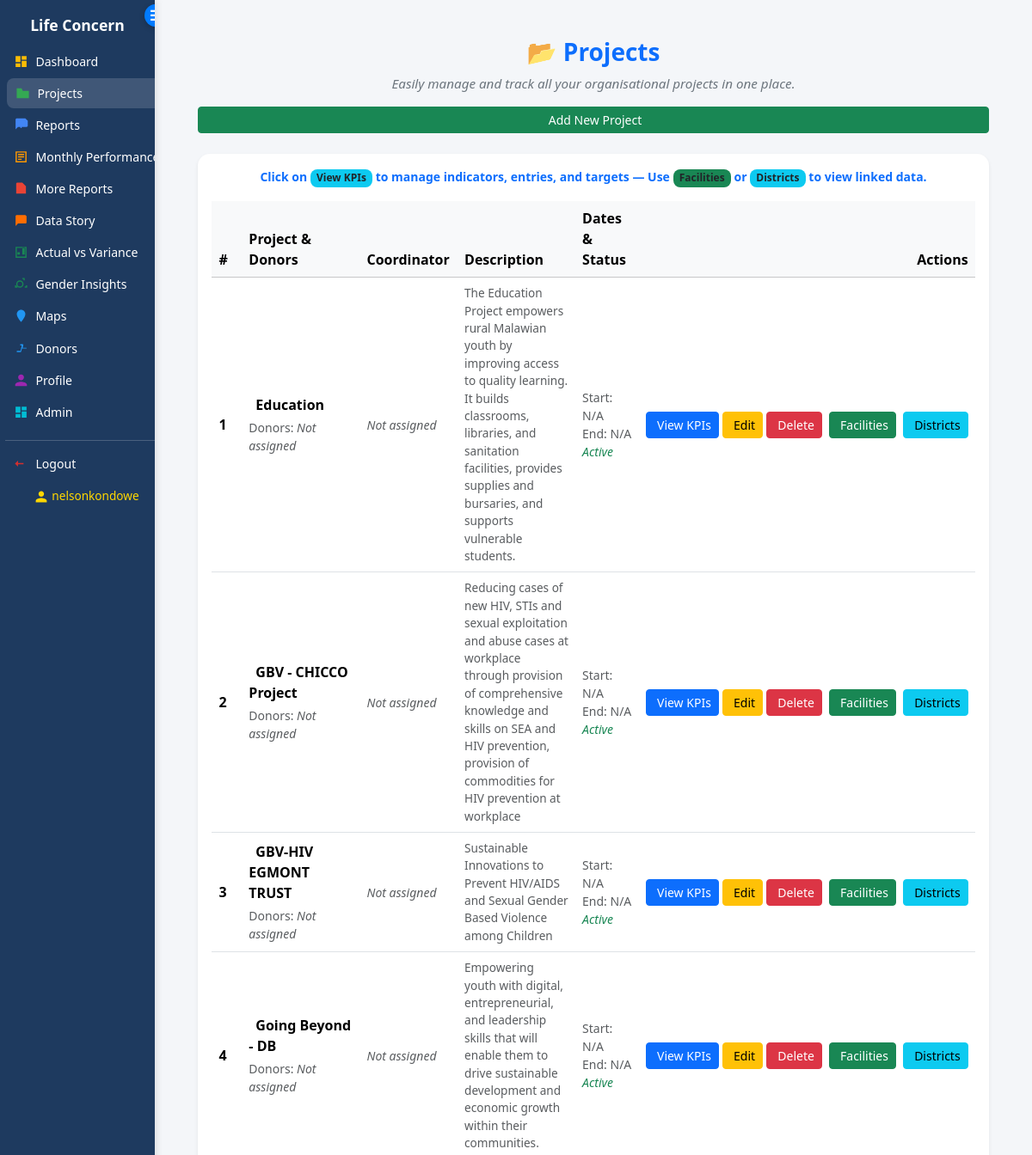
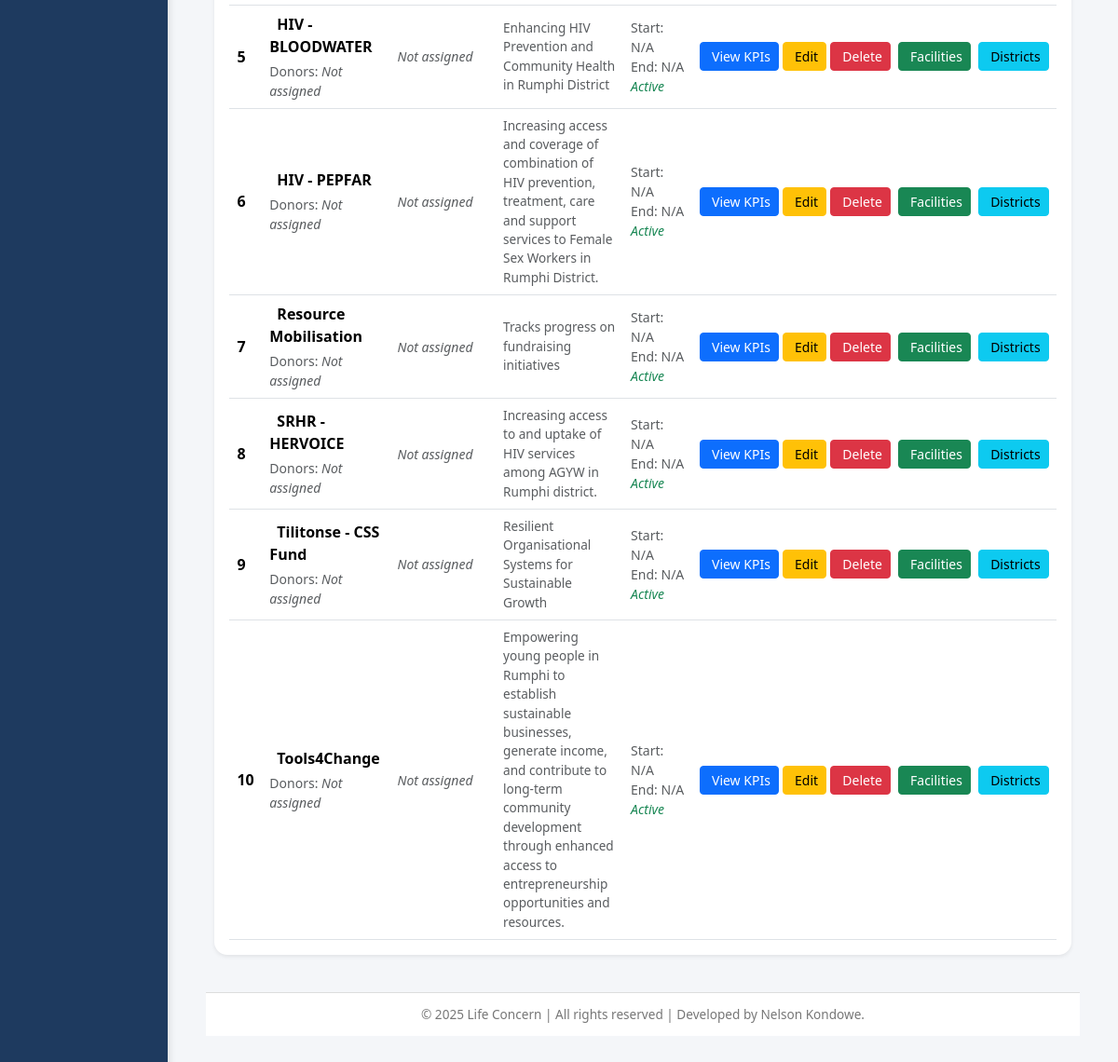
The app's page /projects/ (signed in), older data (2 pictures, top to bottom).
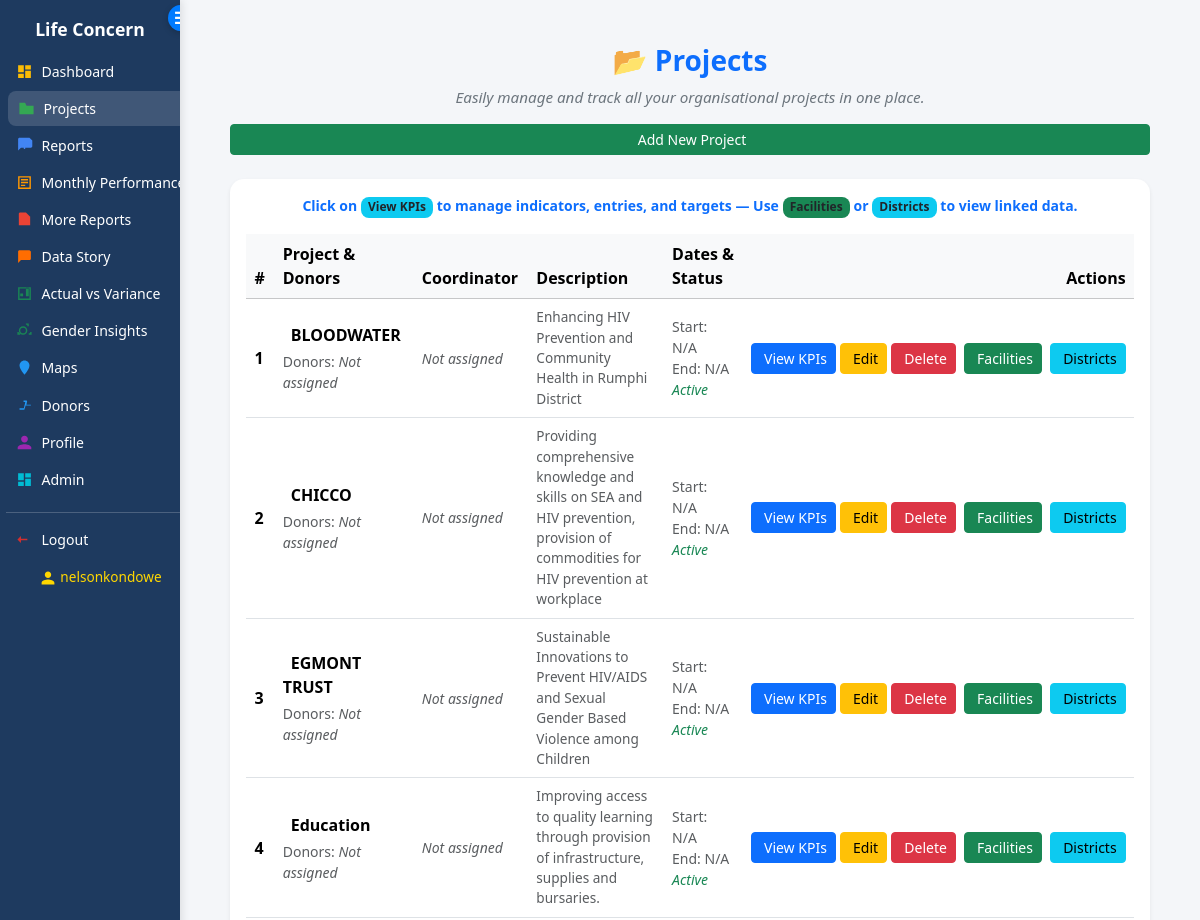
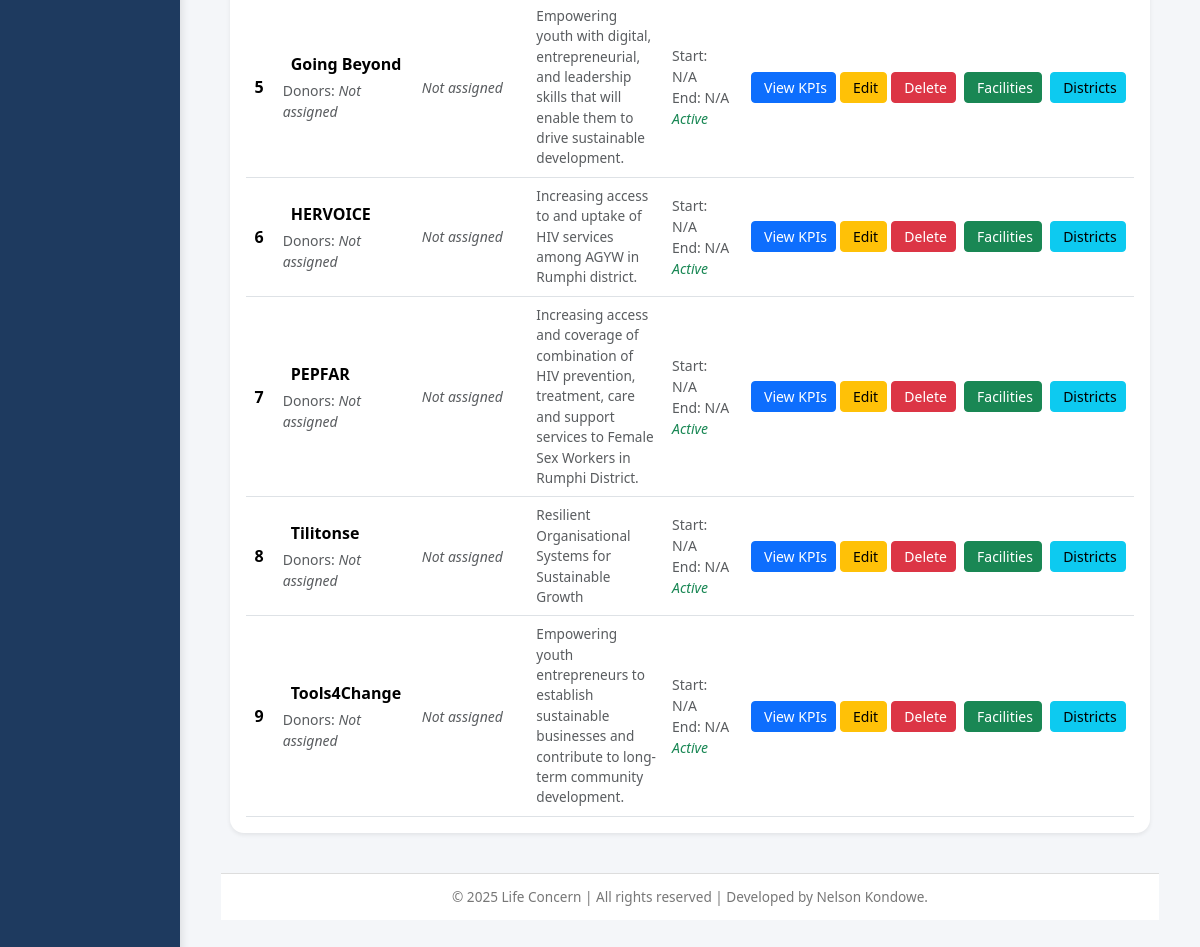
The same page, newer data (2 pictures, top to bottom).
### core/models.py (models this page shows, shortened)
class Project(models.Model):
    name = models.CharField(max_length=200, unique=True)
    description = models.TextField(blank=True)
    start_date = models.DateField(null=True, blank=True)
    end_date = models.DateField(null=True, blank=True)
    is_active = models.BooleanField(default=True)
    main_donor = models.ForeignKey(
        Donor, on_delete=models.SET_NULL, null=True, blank=True, related_name="main_projects"
    )
    donors = models.ManyToManyField(Donor, related_name="projects", blank=True)
    facilities = models.ManyToManyField(Facility, related_name="projects", blank=True)
    districts = models.ManyToManyField(
        District, related_name="projects", blank=True, editable=False
    )  # auto-updated only
    coordinator = models.ForeignKey(
        User, on_delete=models.SET_NULL, null=True, blank=True, related_name='coordinated_projects'
    )
    created_by = models.ForeignKey(
        User, on_delete=models.SET_NULL, null=True, blank=True, related_name='created_projects'
    )
    objects = models.Manager()
    active_objects = ProjectManager()
    history = HistoricalRecords()
    def display_districts(self):
        names = [d.name for d in self.districts_list if d.name]
        return ", ".join(names) if names else "—"
    display_districts.short_description = "Linked Districts"

### core/views.py (the view, shortened to what this page needs)
# urls.py: path('projects/', views.projects, name='projects'),
@login_required
def projects(request):
    projects_qs = Project.objects.all().order_by('name')
    all_facilities = Facility.objects.all().order_by('name')
    all_donors = Donor.objects.all().order_by('name')
    all_districts = District.objects.all().order_by('name')
    today = date.today()
    projects_with_status = []
    for proj in projects_qs:
        status_text = "Active"
        if proj.end_date:
            if proj.end_date < today:
                status_text = "Completed"
            elif (proj.end_date - today).days <= 30:
                status_text = "Ending Soon"
        if proj.end_date and proj.end_date < today and not proj.is_active:
            status_text = "Overdue"
        coordinator_info = None
        if hasattr(proj, 'coordinator') and proj.coordinator:
            coordinator_info = {
                "first_name": proj.coordinator.first_name,
                "last_name": proj.coordinator.last_name,
                "is_active": proj.coordinator.is_active,
            }
        districts_qs = proj.districts.all().order_by("name")
        district_ids = list(districts_qs.values_list("id", flat=True))  # for template checkbox preselection
        projects_with_status.append({
            "project": proj,
            "status_text": status_text,
            "donors": proj.donors.all(),
            "coordinator": coordinator_info,
            "facilities": proj.facilities.all(),
            "districts": districts_qs,
            "district_ids": district_ids,  # for template
        })
    context = {
        "projects_with_status": projects_with_status,
        "all_facilities": all_facilities,
        "all_districts": all_districts,
        "all_donors": all_donors,
    }
    return render(request, "core/projects.html", context)

### core/templates/core/projects.html (shortened to what this page needs)
{% extends "core/base.html" %}
{% load widget_tweaks %}
{% block content %}
<div class="mb-4 text-center">
  <h2 class="fw-bold text-primary mb-2" style="font-size: 1.75rem;">📂 Projects</h2>
  <p class="lead text-secondary fst-italic mb-0" style="font-size: 0.95rem;">
    Easily manage and track all your organisational projects in one place.
  </p>
  <a href="{% url 'project_add' %}" class="btn btn-success btn-sm mt-3">
     Add New Project
  </a>
</div>
<div class="card shadow-sm p-3">
  <div class="text-center mb-3">
    <p class="text-primary fw-semibold small mb-0">
      Click on <span class="badge bg-info text-dark">View KPIs</span> to manage indicators, entries, and targets —
      Use <span class="badge bg-success text-dark">Facilities</span> or <span class="badge bg-info text-dark">Districts</span> to view linked data.
    </p>
  </div>
  {% if projects_with_status %}
    <div class="table-responsive">
      <table class="table table-hover align-middle mb-0">
        <thead class="table-light">
          <tr>
            <th style="width:5%;">#</th>
            <th style="width:20%;">Project & Donors</th>
            <th style="width:15%;">Coordinator</th>
            <th style="width:30%;">Description</th>
            <th style="width:20%;">Dates & Status</th>
            <th class="text-end" style="width:10%;">Actions</th>
          </tr>
        </thead>
        <tbody>
          {% for item in projects_with_status %}
          {% with project=item.project %}
          <tr style="background-color:#f9f9f9;">
            <td class="fw-semibold">{{ forloop.counter }}</td>
            <td>
              <strong>{{ project.name }}</strong>
              <div class="small text-muted mt-1">
                Donors:
                {% if item.donors %}
                  {% for donor in item.donors %}
                    <a href="{% url 'donor_detail' donor.id %}" class="text-decoration-none text-muted me-1">
                      {{ donor.name }}
                    </a>{% if not forloop.last %},{% endif %}
                  {% endfor %}
                {% else %}
                  <span class="fst-italic">Not assigned</span>
                {% endif %}
              </div>
            </td>
            <td class="small text-muted">
              {% if project.coordinator %}
                {{ project.coordinator.first_name }} {{ project.coordinator.last_name }}{% if not project.coordinator.is_active %} (Inactive){% endif %}
              {% else %}
                <span class="fst-italic">Not assigned</span>
              {% endif %}
            </td>
            <td class="text-muted small" style="font-size: 0.85rem;">
              {% if project.description %}
                {{ project.description }}
              {% else %}
                <span class="fst-italic">No description available.</span>
              {% endif %}
            </td>
            <td class="text-muted small">
              Start: {% if project.start_date %}{{ project.start_date|date:"M d, Y" }}{% else %}N/A{% endif %}<br>
              End: {% if project.end_date %}{{ project.end_date|date:"M d, Y" }}{% else %}N/A{% endif %}<br>
              <span class="fst-italic">
                {% if item.status_text == "Active" %}
                  <span class="text-success">{{ item.status_text }}</span>
                {% elif item.status_text == "Ending Soon" %}
                  <span class="text-warning">{{ item.status_text }}</span>
                {% elif item.status_text == "Completed" %}
                  <span class="text-secondary">{{ item.status_text }}</span>
                {% elif item.status_text == "Overdue" %}
                  <span class="text-danger">{{ item.status_text }}</span>
                {% endif %}
              </span>
            </td>
            <td class="text-nowrap text-end">
              <a href="{% url 'project_detail' project.id %}" class="btn btn-primary btn-sm btn-auto">
                 View KPIs
              </a>
              <a href="{% url 'project_edit' project.id %}" class="btn btn-warning btn-sm btn-auto">
                 Edit
              </a>
              <a href="{% url 'project_delete' project.id %}"
                 class="btn btn-danger btn-sm btn-auto"
                 onclick="return confirm('Are you sure you want to delete this project?');">
                 Delete
              </a>
              <button class="btn btn-success btn-sm btn-auto ms-1" type="button"
                      data-bs-toggle="collapse"
                      data-bs-target="#facilitiesCollapse{{ project.id }}"
                      aria-expanded="false">
                 Facilities
              </button>
              <button class="btn btn-info btn-sm btn-auto ms-1" type="button"
                      data-bs-toggle="collapse"
                      data-bs-target="#districtsCollapse{{ project.id }}"
                      aria-expanded="false">
                 Districts
              </button>
            </td>
          </tr>
          {% endwith %}
          {% endfor %}
        </tbody>
      </table>
    </div>
  {% endif %}
</div>
<div class="position-fixed bottom-0 end-0 p-3" style="z-index: 11">
</div>
{% endblock %}

### core/templates/core/base.html (shortened to what this page needs)
<!doctype html>
<html lang="en">
<head>
  {% load widget_tweaks %}
  {% load static %}
  <link rel="stylesheet" href="{% static 'styles.css' %}">
  <link href="https://cdn.jsdelivr.net/npm/bootstrap@5.3.3/dist/css/bootstrap.min.css" rel="stylesheet">
</head>
<body>
  <div class="layout">
    {% if request.resolver_match.url_name != "login" %}
      <aside class="sidebar" id="sidebar">
        <div class="brand">Life Concern</div>
        <div id="sidebar-toggle">&#9776;</div>
        <nav class="nav">
          <a href="{% url 'dashboard' %}" class="{% if request.resolver_match.url_name == 'dashboard' %}active{% endif %}">
            <svg viewBox="0 0 24 24" fill="#fbbc05"><path d="M3 13h8V3H3v10zm0 8h8v-6H3v6zm10 0h8v-10h-8v10zm0-18v6h8V3h-8z"/></svg>
            <span>Dashboard</span>
          </a>
          <a href="{% url 'projects' %}" class="{% if request.resolver_match.url_name == 'projects' %}active{% endif %}">
            <svg viewBox="0 0 24 24" fill="#34a853"><path d="M10 4H2v16h20V8H12l-2-4z"/></svg>
            <span>Projects</span>
          </a>
          <a href="{% url 'reports' %}" class="{% if request.resolver_match.url_name == 'reports' %}active{% endif %}">
            <svg viewBox="0 0 24 24" fill="#4285f4"><path d="M3 13h2v-2H3v2zm0 4h2v-2H3v2zm4-8h2V3H7v6zm0 4h2v-2H7v2zm4 0h2v-4h-2v4zm0 4h2v-2h-2v2zm4-8h2V7h-2v6zm0 4h2v-2h-2v2zm4-12H5c-1.1 0-2 .9-2 2v16l4-4h14c1.1 0 2-.9 2-2V5z"/></svg>
            <span>Reports</span>
          </a>
          <a href="{% url 'monthly_performance_report' %}" class="{% if request.resolver_match.url_name == 'monthly_performance_report' %}active{% endif %}">
            <svg viewBox="0 0 24 24" fill="#ff9800"><path d="M3 3h18v18H3V3zm2 2v14h14V5H5zm2 2h10v2H7V7zm0 4h10v2H7v-2zm0 4h6v2H7v-2z"/></svg>
            <span>Monthly Performance</span>
          </a>
          <a href="{% url 'more_reports' %}" class="{% if request.resolver_match.url_name == 'more_reports' %}active{% endif %}">
            <svg viewBox="0 0 24 24" fill="#ea4335"><path d="M14 2H6c-1.1 0-2 .9-2 2v16h16V8l-6-6z"/></svg>
            <span>More Reports</span>
          </a>
          <a href="{% url 'data_story' %}" class="{% if request.resolver_match.url_name == 'data_story' %}active{% endif %}">
            <svg viewBox="0 0 24 24" fill="#ff6d01"><path d="M19 3H5c-1.1 0-2 .9-2 2v16l4-4h12c1.1 0 2-.9 2-2V5z"/></svg>
            <span>Data Story</span>
          </a>
          <a href="{% url 'actual_vs_variance' %}" class="{% if request.resolver_match.url_name == 'actual_vs_variance' %}active{% endif %}">
            <svg viewBox="0 0 24 24" fill="#198754"><path d="M3 3v18h18V3H3zm16 16H5V5h14v14zM6 12h4v4H6v-4zm8-8h4v12h-4V4z"/></svg>
            <span>Actual vs Variance</span>
          </a>
          <a href="{% url 'gender_insights' %}" class="{% if request.resolver_match.url_name == 'gender_insights' %}active{% endif %}">
              <svg viewBox="0 0 24 24" fill="#198754">
                  <path d="M14 2h4v4h-2V4h-2V2zm-4 4a6 6 0 100 12 6 6 0 000-12zm0 10a4 4 0 110-8 4 4 0 010 8zm-4 2H2v-4h2v2h2v2zm16 0h-4v-2h2v-2h2v4z"/>
              </svg>
              <span>Gender Insights</span>
          </a>
          <a href="{% url 'facilities_map' %}" class="{% if request.resolver_match.url_name == 'facilities_map' %}active{% endif %}">
            <svg viewBox="0 0 24 24" fill="#2196f3"><path d="M12 2C8.13 2 5 5.13 5 9c0 5.25 7 13 7 13s7-7.75 7-13c0-3.87-3.13-7-7-7z"/></svg>
            <span>Maps</span>
          </a>
          <a href="{% url 'donors_list' %}" class="{% if request.resolver_match.url_name == 'donors_list' or request.resolver_match.url_name == 'donor_detail' %}active{% endif %}">
            <svg viewBox="0 0 24 24" fill="#2196f3"><path d="M21 11h-6.31l.95-4.57.03-.32a1 1 0 00-1-1h-4v2h2.42l-.57 2.72L11 16H5v2h6c.47 0 .86-.33.97-.78L13.58 12H21v-1z"/></svg>
            <span>Donors</span>
          </a>
          <a href="{% url 'profile' %}" class="{% if request.resolver_match.url_name == 'profile' %}active{% endif %}">
            <svg viewBox="0 0 24 24" fill="#9c27b0"><path d="M12 12c2.7 0 4.8-2.2 4.8-4.8S14.7 2.4 12 2.4 7.2 4.6 7.2 7.2 9.3 12 12 12zm0 2.4c-3.2 0-9.6 1.6-9.6 4.8v2.4h19.2v-2.4c0-3.2-6.4-4.8-9.6-4.8z"/></svg>
            <span>Profile</span>
          </a>
          <a href="{% url 'admin:index' %}" target="_blank">
            <svg viewBox="0 0 24 24" fill="#00bcd4"><path d="M3 13h8V3H3v10zm0 8h8v-6H3v6zm10 0h8v-10h-8v10zm0-18v6h8V3h-8z"/></svg>
            <span>Admin</span>
          </a>
          <form method="post" action="{% url 'logout' %}">
            <button type="submit">
              <svg viewBox="0 0 24 24" fill="#d32f2f"><path d="M16 13v-2H7V7l-5 5 5 5v-4h9z"/></svg>
              <span>Logout</span>
            </button>
          </form>
          <div class="username">
            <svg viewBox="0 0 24 24" fill="#ffd700">
              <path d="M12 12c2.7 0 4.8-2.2 4.8-4.8S14.7 2.4 12 2.4 7.2 4.6 7.2 7.2 9.3 12 12 12zm0 2.4c-3.2 0-9.6 1.6-9.6 4.8v2.4h19.2v-2.4c0-3.2-6.4-4.8-9.6-4.8z"/>
            </svg>
            {{ request.user.username }}
          </div>
        </nav>
      </aside>
    {% endif %}
    <div class="content" id="main-content">
      <main class="page-body">
        <div class="container-fluid">
          {% block content %}{% endblock %}
        </div>
        <footer>
          &copy; {% now "Y" %} Life Concern | All rights reserved | Developed by Nelson Kondowe.
        </footer>
      </main>
    </div>
  </div>
</body>
</html>

Row changes from the older to the newer data that the page shows:
removed Project: project.name "Resource Mobilisation", shows "Not assigned", project.description "Tracks progress on fundraising initiatives", shows "N/A", status_text "Active"
changed Project "Enhancing HIV Prevention and Community Health in Rumphi District": project.name "HIV - BLOODWATER" → "BLOODWATER"; moves up the list
changed Project: project.name "GBV - CHICCO Project" → "CHICCO"; project.description "Reducing cases of new HIV, STIs and sexual exploitation and abuse cases at workplace through provision of comprehensive knowledge and skills…" → "Providing comprehensive knowledge and skills on SEA and HIV prevention, provision of commodities for HIV prevention at workplace"
changed Project: project.name "GBV-HIV EGMONT TRUST" → "EGMONT TRUST"
changed Project "Education": project.description "The Education Project empowers rural Malawian youth by improving access to quality learning. It builds classrooms, libraries, and sanitation facilities, provides supplies and bursaries, and supports vulnerable students." → "Improving access to quality learning through provision of infrastructure, supplies and bursaries."; moves down the list
changed Project: project.name "Going Beyond - DB" → "Going Beyond"; project.description "…them to drive sustainable development and economic growth within their communities." → "Empowering youth with digital, entrepreneurial, and leadership skills that will enable them to drive sustainable development."
changed Project "Increasing access to and uptake of HIV services among AGYW in Rumphi district.": project.name "SRHR - HERVOICE" → "HERVOICE"; moves up the list
changed Project: project.name "HIV - PEPFAR" → "PEPFAR"
changed Project "Resilient Organisational Systems for Sustainable Growth": project.name "Tilitonse - CSS Fund" → "Tilitonse"
changed Project "Tools4Change": project.description "Empowering young people in Rumphi to establish sustainable businesses, generate income, and contribute to long-term community development through enhanced access to entrepreneurship opportunities and resources." → "Empowering youth entrepreneurs to establish sustainable businesses and contribute to long-term community development."
